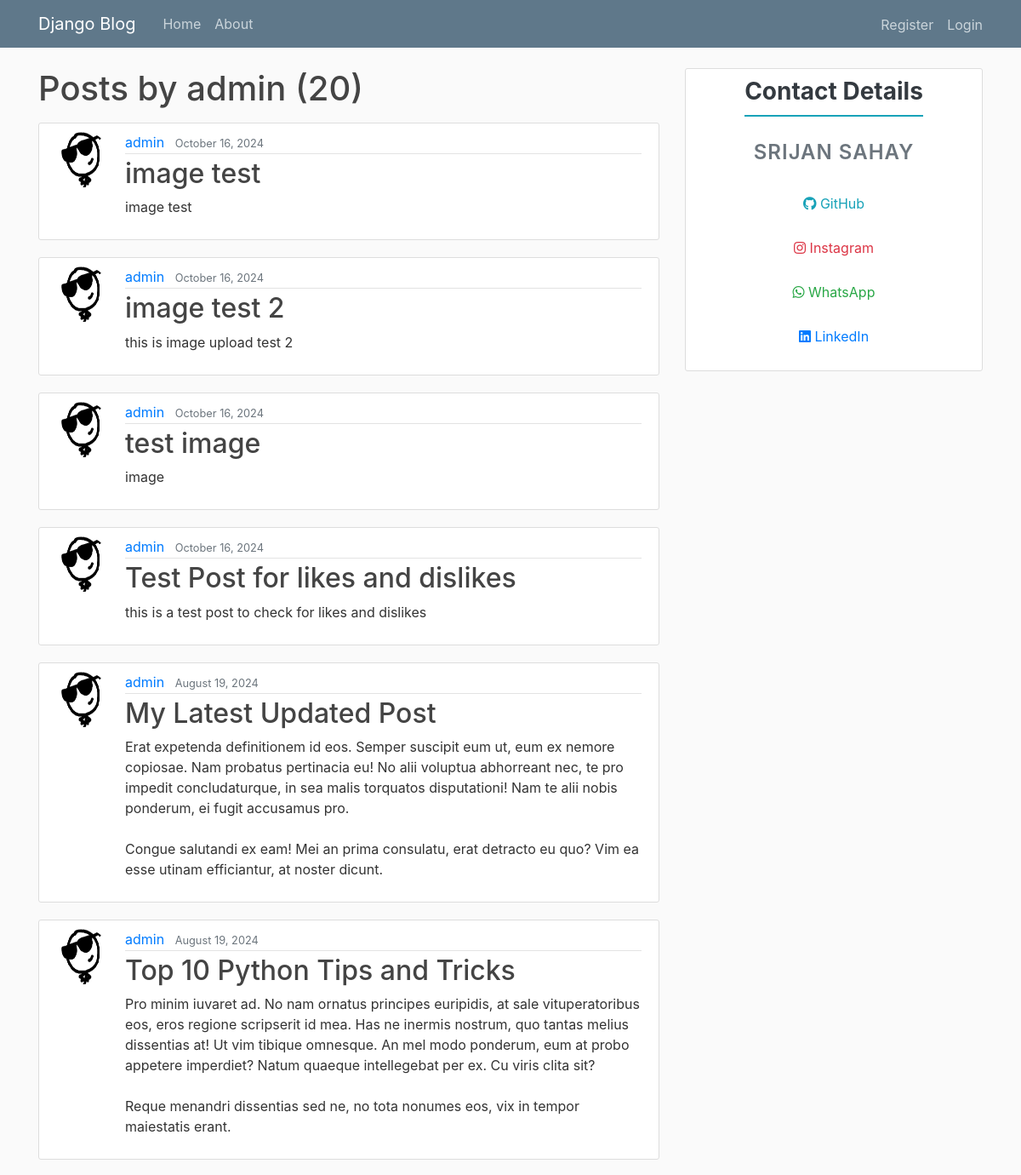
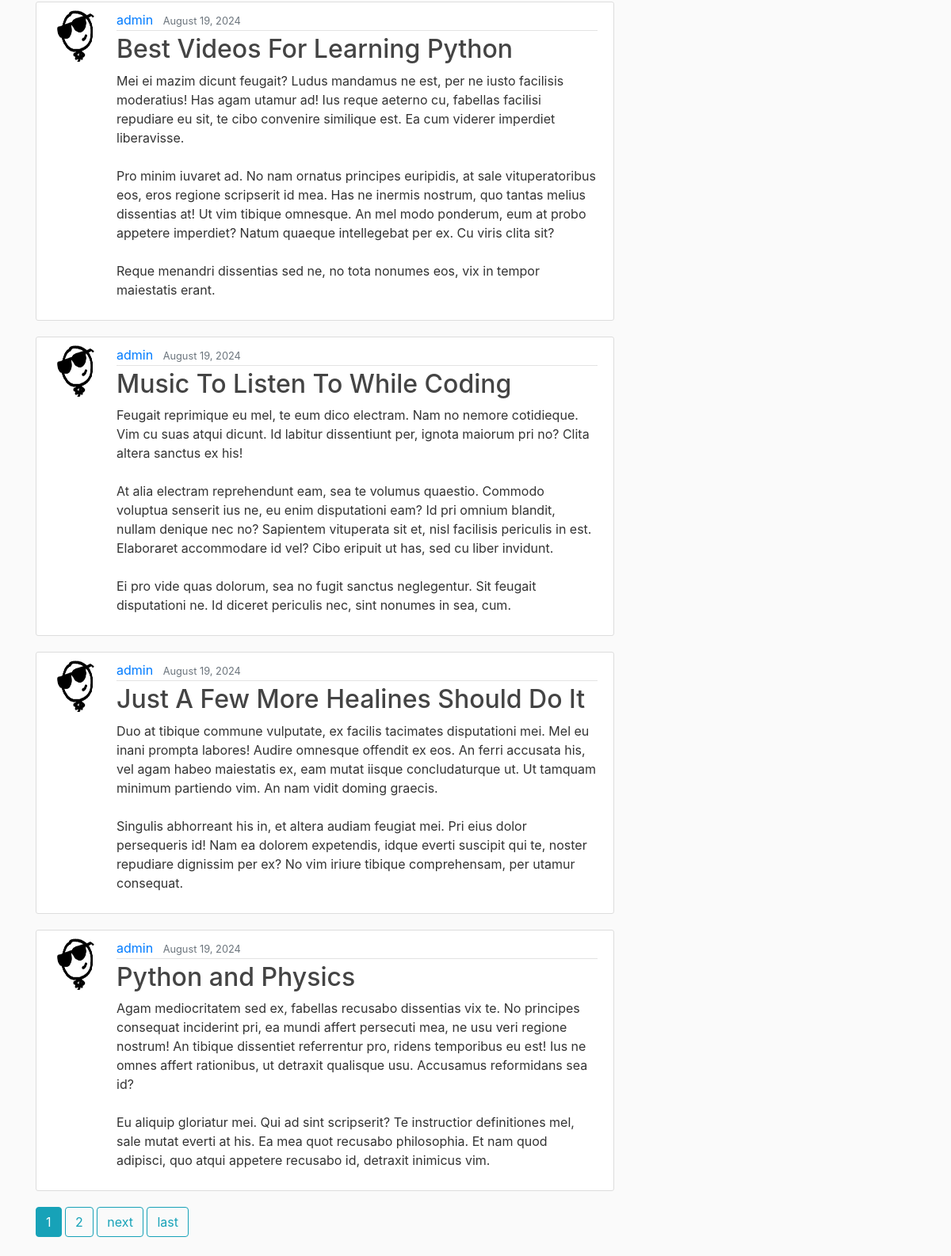
Screenshot of /user/admin with the database file from the repository (2 pictures, top to bottom).
### blog/models.py (models this page shows, shortened)
class Post(models.Model):
    title = models.CharField(max_length=100)
    content = models.TextField()
    date_posted = models.DateTimeField(default=timezone.now)
    author = models.ForeignKey(User, on_delete=models.CASCADE)
    likes = models.ManyToManyField(User, related_name="post_likes", blank=True)
    dislikes = models.ManyToManyField(User, related_name="post_dislike", blank=True)
    image = models.ImageField(upload_to="post_media", blank=True, null=True)

### users/models.py (models this page shows, shortened)
class Profile(models.Model):
    user = models.OneToOneField(User, on_delete=models.CASCADE)
    image = models.ImageField(default="default.png", upload_to="profile_pics")

### blog/views.py (the view)
# urls.py: path("user/<str:username>", UserPostListview.as_view(), name="user-posts"),
class UserPostListview(ListView):
    model = Post
    template_name = 'blog/user_post.html'
    context_object_name = 'posts'
    paginate_by = 10
    def get_queryset(self):
        user = get_object_or_404(User, username=self.kwargs.get('username'))
        return Post.objects.filter(author=user).order_by('-date_posted')

### blog/templates/blog/user_post.html (shortened to what this page needs)
{% extends "blog/base.html" %}
{% block content %}
    <h1 class="mb-3">Posts by {{ view.kwargs.username }} ({{ page_obj.paginator.count }})</h1>
  {% for post in posts %}
    <article class="media content-section">
    <img class="rounded-circle article-img" src="{{post.author.profile.image.url}}" >
    <div class="media-body">
      <div class="article-metadata">
        <a class="mr-2" href="{% url 'user-posts' post.author.username %}">{{ post.author }}</a>
        <small class="text-muted">{{ post.date_posted|date:"F d, Y" }}</small>
      </div>
      <h2><a class="article-title" href="{% url "post-detail" post.id  %}">{{ post.title }}</a></h2>
      <p class="article-content">{{ post.content }}</p>
    </div>
    </article>
  {% endfor %}
  {% if is_paginated %}
      {% for num in page_obj.paginator.page_range %}
        {% if page_obj.number == num %}
          <a class="btn btn-info mb-4" href="?page={{ num }}">{{ num }}</a>
        {% elif num > page_obj.number|add:'-3' and num < page_obj.number|add:'3' %}
          <a class="btn btn-outline-info mb-4" href="?page={{ num }}">{{ num }}</a>
        {% endif %}
      {% endfor %}
    {%if page_obj.has_next %}
      <a class="btn btn-outline-info mb-4"  href="?page={{page_obj.next_page_number}}">next</a>
      <a class="btn btn-outline-info mb-4"  href="?page={{page_obj.paginator.num_pages}}">last</a>
    {%endif%}
  {%endif%}
{% endblock content %}

### blog/static/blog/main.css (style rules this page uses)
body { background: #fafafa; color: #333333; margin-top: 5rem; }
h1, h2, h3, h4, h5, h6 { color: #444444; }
.content-section { background: #ffffff; padding: 10px 20px; border: 1px solid #dddddd; border-radius: 3px; margin-bottom: 20px; }
.article-title { color: #444444; }
.article-content { white-space: pre-line; }
.article-img { height: 65px; width: 65px; margin-right: 16px; }
.article-metadata { padding-bottom: 1px; margin-bottom: 4px; border-bottom: 1px solid #e3e3e3 }
.btn { transition: background-color 0.3s ease, color 0.3s ease; }

### rows the page displays
Post: author.profile.image (placeholder picture), author "admin", date_posted "October 16, 2024", title "image test", content "image test"
Post: author.profile.image (placeholder picture), author "admin", date_posted "October 16, 2024", title "image test 2", content "this is image upload test 2"
Post: author.profile.image (placeholder picture), author "admin", date_posted "October 16, 2024", title "test image", content "image"
Post: author.profile.image (placeholder picture), author "admin", date_posted "October 16, 2024", title "Test Post for likes and dislikes", content "this is a test post to check for likes and dislikes"
Post: author.profile.image (placeholder picture), author "admin", date_posted "August 19, 2024", title "My Latest Updated Post", content "Erat expetenda definitionem id eos. Semper suscipit eum ut, eum ex nemore copiosae. Nam probatus pertinacia eu! No alii voluptua abhorreant nec, te pro impedit concludaturque, in sea malis torquatos disputationi! Nam te alii nobis ponderum, ei fugit accusamus pro. Congue salutandi ex eam! Mei an prima consulatu, erat detracto eu quo? Vim ea esse utinam efficiantur, at noster dicunt."
Post: author.profile.image (placeholder picture), author "admin", date_posted "August 19, 2024", title "Top 10 Python Tips and Tricks", content "Pro minim iuvaret ad. No nam ornatus principes euripidis, at sale vituperatoribus eos, eros regione scripserit id mea. Has ne inermis nostrum, quo tantas melius dissentias at! Ut vim tibique omnesque. An mel modo ponderum, eum at probo appetere imperdiet? Natum quaeque intellegebat per ex. Cu viris clita sit? Reque menandri dissentias sed ne, no tota nonumes eos, vix in tempor maiestatis erant."
Post: author.profile.image (placeholder picture), author "admin", date_posted "August 19, 2024", title "Best Videos For Learning Python", content "Mei ei mazim dicunt feugait? Ludus mandamus ne est, per ne iusto facilisis moderatius! Has agam utamur ad! Ius reque aeterno cu, fabellas facilisi repudiare eu sit, te cibo convenire similique est. Ea cum viderer imperdiet liberavisse. Pro minim iuvaret ad. No nam ornatus principes euripidis, at sale vituperatoribus eos, eros regione scripserit id mea. Has ne inermis nostrum, quo tantas melius dissentias at! Ut vim tibique omnesque. An mel modo ponderum, eum at probo appetere imperdiet? Natum quaeque intellegebat per ex. Cu viris clita sit? Reque menandri dissentias sed ne, no tota nonumes eos, vix in tempor maiestatis erant."
Post: author.profile.image (placeholder picture), author "admin", date_posted "August 19, 2024", title "Music To Listen To While Coding", content "Feugait reprimique eu mel, te eum dico electram. Nam no nemore cotidieque. Vim cu suas atqui dicunt. Id labitur dissentiunt per, ignota maiorum pri no? Clita altera sanctus ex his! At alia electram reprehendunt eam, sea te volumus quaestio. Commodo voluptua senserit ius ne, eu enim disputationi eam? Id pri omnium blandit, nullam denique nec no? Sapientem vituperata sit et, nisl facilisis periculis in est. Elaboraret accommodare id vel? Cibo eripuit ut has, sed cu liber invidunt. Ei pro vide quas dolorum, sea no fugit sanctus neglegentur. Sit feugait disputationi ne. Id diceret periculis nec, sint nonumes in sea, cum."
Post: author.profile.image (placeholder picture), author "admin", date_posted "August 19, 2024", title "Just A Few More Healines Should Do It", content "Duo at tibique commune vulputate, ex facilis tacimates disputationi mei. Mel eu inani prompta labores! Audire omnesque offendit ex eos. An ferri accusata his, vel agam habeo maiestatis ex, eam mutat iisque concludaturque ut. Ut tamquam minimum partiendo vim. An nam vidit doming graecis. Singulis abhorreant his in, et altera audiam feugiat mei. Pri eius dolor persequeris id! Nam ea dolorem expetendis, idque everti suscipit qui te, noster repudiare dignissim per ex? No vim iriure tibique comprehensam, per utamur consequat."
Post: author.profile.image (placeholder picture), author "admin", date_posted "August 19, 2024", title "Python and Physics", content "Agam mediocritatem sed ex, fabellas recusabo dissentias vix te. No principes consequat inciderint pri, ea mundi affert persecuti mea, ne usu veri regione nostrum! An tibique dissentiet referrentur pro, ridens temporibus eu est! Ius ne omnes affert rationibus, ut detraxit qualisque usu. Accusamus reformidans sea id? Eu aliquip gloriatur mei. Qui ad sint scripserit? Te instructior definitiones mel, sale mutat everti at his. Ea mea quot recusabo philosophia. Et nam quod adipisci, quo atqui appetere recusabo id, detraxit inimicus vim."

### other values shown
{{ view.kwargs.username }} "admin"
{{ page_obj.paginator.count }} "20"
{{ num }} "1"
{{ num }} "2"
